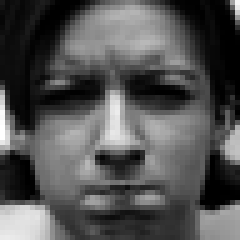
#> input picture PC/dataset/ck+/anger/S010_004_00000017.png, 48 x 48 px (shown 5 times larger)
$ python -i utils.py   (imports and definitions only)   (older library calls are emulated)
#> lines starting #> are read from the running program, lines starting #| are printed output that depends on the picture
from tensorflow.keras.preprocessing.image import load_img, img_to_array


# [198 lines left out: functions get_fer2013_images, get_jaffe_images, expression_analysis, load_test_image, index2emotion, cv2_img_add_text, not called in this run]


def get_faces_from_gray_image(img_path):
    """
    获取图片中的人脸
    :param img_path:
    :return:
    """
#> called with img_path = 'dataset/ck+/anger/S010_004_00000017.png'
    import cv2
    face_cascade = cv2.CascadeClassifier('./dataset/params/haarcascade_frontalface_alt.xml')
    img = cv2.imread(img_path)
#> img is the input picture: shape (48, 48, 3); min 0, max 255, mean 82.5

    img_gray = cv2.cvtColor(img, cv2.COLOR_BGR2GRAY)
    faces = face_cascade.detectMultiScale(
        img_gray,
        scaleFactor=1.1,
        minNeighbors=1,
        minSize=(30, 30)
    )
#> faces = [[3, 3, 42, 42]]
    if len(faces) == 0:
        return None
    # 遍历每一个脸
    faces_gray = []
    for (x, y, w, h) in faces:
        face_img_gray = img_gray[y:y + h + 10, x:x + w + 10]
        face_img_gray = cv2.resize(face_img_gray, (48, 48))
        faces_gray.append(face_img_gray)
#> this loop made 1 pass
#> pass 1, in get_faces_from_gray_image, `face_img_gray = img_gray[y:y + h + 10, x:x + w + 10]`:
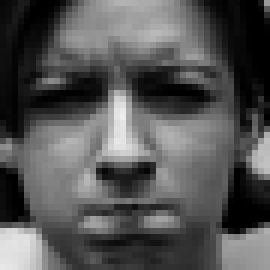
#> face_img_gray: shape (45, 45) (shown 6 times larger); min 0, max 236, mean 84.2
#> pass 1, in get_faces_from_gray_image, `face_img_gray = cv2.resize(face_img_gray, (48, 48))`:
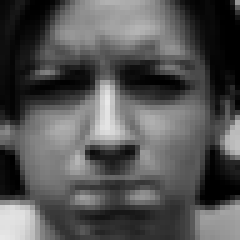
#> face_img_gray: shape (48, 48) (shown 5 times larger); min 0, max 232, mean 84
#> after the loop, faces_gray = 1 item
    return faces_gray


# [22 lines left out: function get_feature_map, not called in this run]


# [5 lines not run here, left out]

>>> result = get_faces_from_gray_image('dataset/ck+/anger/S010_004_00000017.png')
#> result = 1 item

$ run again, on PC/dataset/ck+/anger/S028_001_00000024.png
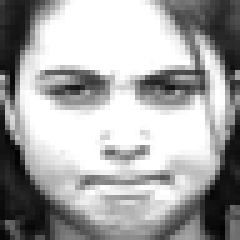
#> input picture PC/dataset/ck+/anger/S028_001_00000024.png, 48 x 48 px (shown 5 times larger)
#> in get_faces_from_gray_image, img is the input picture: shape (48, 48, 3); min 2, max 255, mean 166.6
#> faces = [[2, 2, 43, 43]]
#> the loop in get_faces_from_gray_image, `for (x, y, w, h) in faces:` made 1 pass
#> pass 1, in get_faces_from_gray_image, `face_img_gray = img_gray[y:y + h + 10, x:x + w + 10]`:
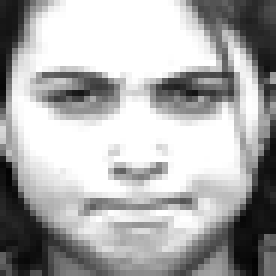
#> face_img_gray: shape (46, 46) (shown 6 times larger); min 2, max 255, mean 172.4
#> pass 1, in get_faces_from_gray_image, `face_img_gray = cv2.resize(face_img_gray, (48, 48))`:
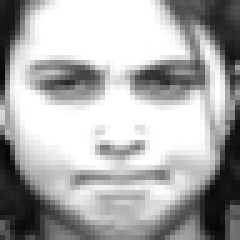
#> face_img_gray: shape (48, 48) (shown 5 times larger); min 5, max 255, mean 172.3
#> after the loop in get_faces_from_gray_image, `for (x, y, w, h) in faces:`: faces_gray = 1 item

$ run again, on PC/dataset/ck+/anger/S029_001_00000017.png
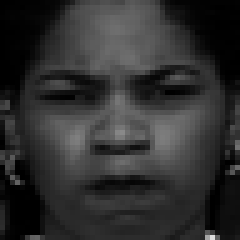
#> input picture PC/dataset/ck+/anger/S029_001_00000017.png, 48 x 48 px (shown 5 times larger)
#> in get_faces_from_gray_image, img is the input picture: shape (48, 48, 3); min 0, max 220, mean 47.4
#> faces = [[3, 3, 41, 41]]
#> the loop in get_faces_from_gray_image, `for (x, y, w, h) in faces:` made 1 pass
#> pass 1, in get_faces_from_gray_image, `face_img_gray = img_gray[y:y + h + 10, x:x + w + 10]`:
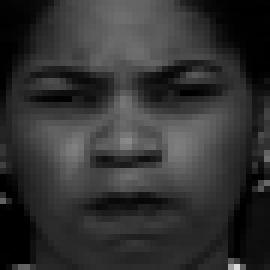
#> face_img_gray: shape (45, 45) (shown 6 times larger); min 0, max 220, mean 50.2
#> after the loop in get_faces_from_gray_image, `for (x, y, w, h) in faces:`: faces_gray = 1 item

$ run again, on PC/dataset/ck+/anger/S032_003_00000016.png
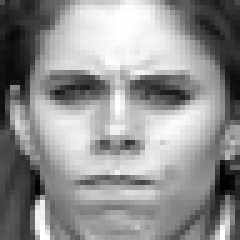
#> input picture PC/dataset/ck+/anger/S032_003_00000016.png, 48 x 48 px (shown 5 times larger)
#> in get_faces_from_gray_image, img is the input picture: shape (48, 48, 3); min 0, max 255, mean 144.9
#> faces = [[3, 3, 41, 41]]
#> the loop in get_faces_from_gray_image, `for (x, y, w, h) in faces:` made 1 pass
#> pass 1, in get_faces_from_gray_image, `face_img_gray = img_gray[y:y + h + 10, x:x + w + 10]`:
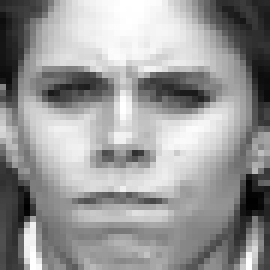
#> face_img_gray: shape (45, 45) (shown 6 times larger); min 0, max 255, mean 151.8
#> pass 1, in get_faces_from_gray_image, `face_img_gray = cv2.resize(face_img_gray, (48, 48))`:
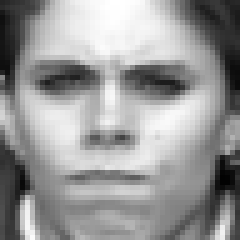
#> face_img_gray: shape (48, 48) (shown 5 times larger); min 2, max 255, mean 151.6
#> after the loop in get_faces_from_gray_image, `for (x, y, w, h) in faces:`: faces_gray = 1 item
